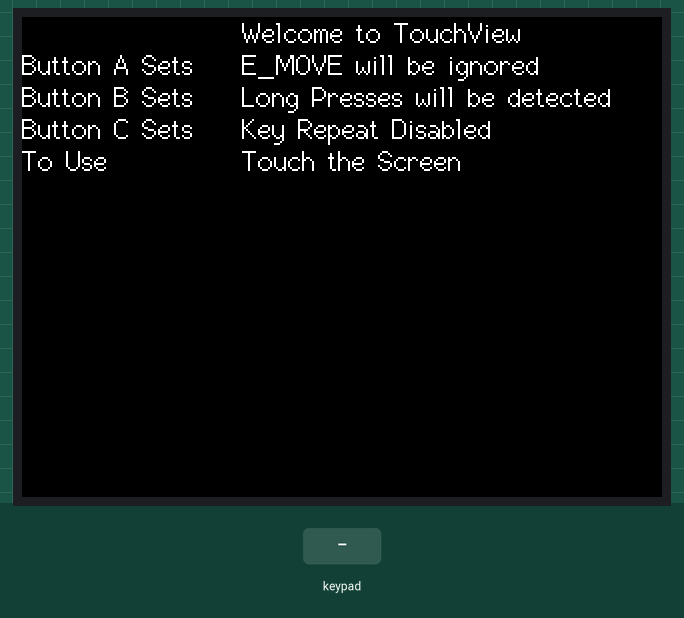
This program was run on a simulated ESP32. On the bench: 320×240 colour display. Inputs (shaded band) come from the test bench. What the program prints to the serial monitor is not drawn.

Above: at 2.7 s.
2.8 s: key 'A' pressed
At 3.3 s:
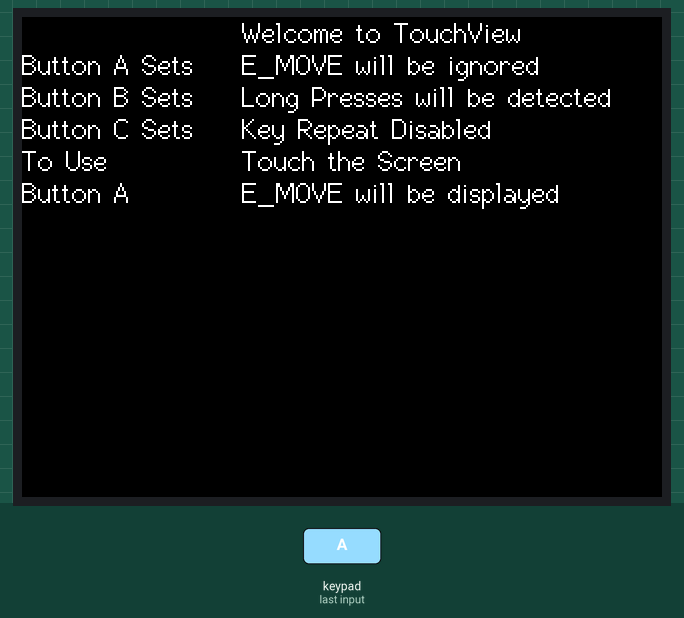
4.3 s: key 'C' pressed
At 5.0 s:
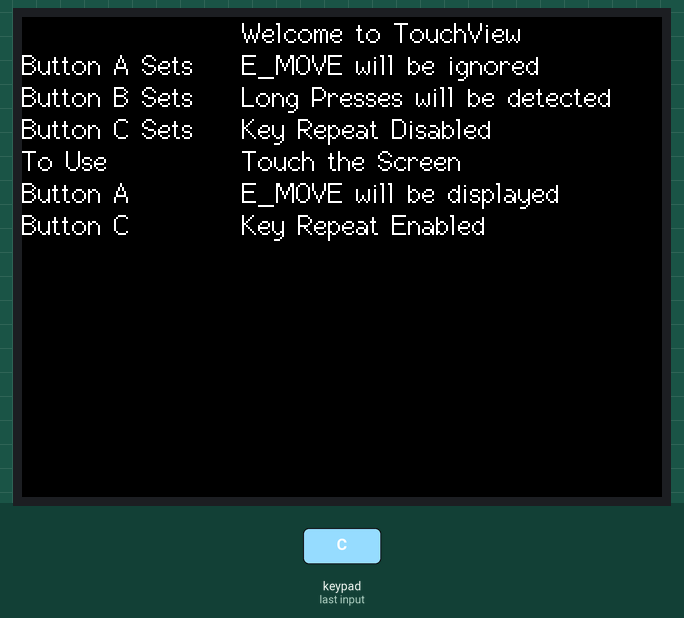
5.9 s: key 'B' pressed
At 6.8 s:
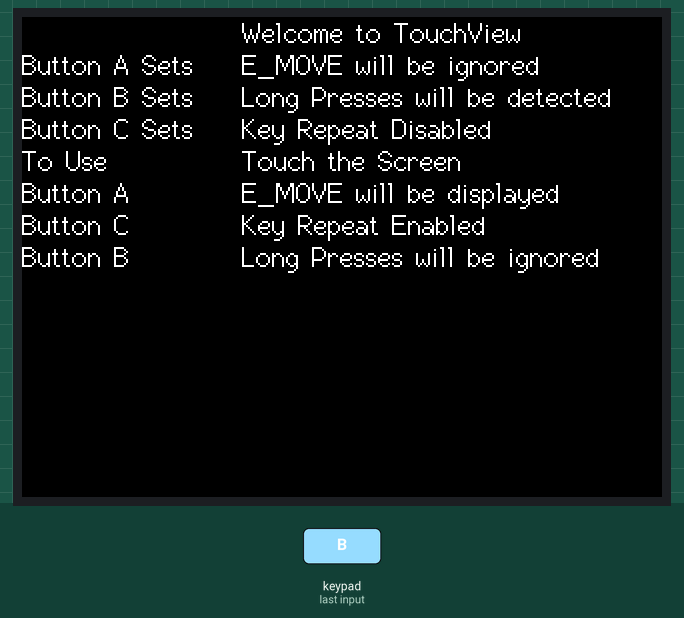
7.5 s: key 'A' pressed
At 8.6 s:
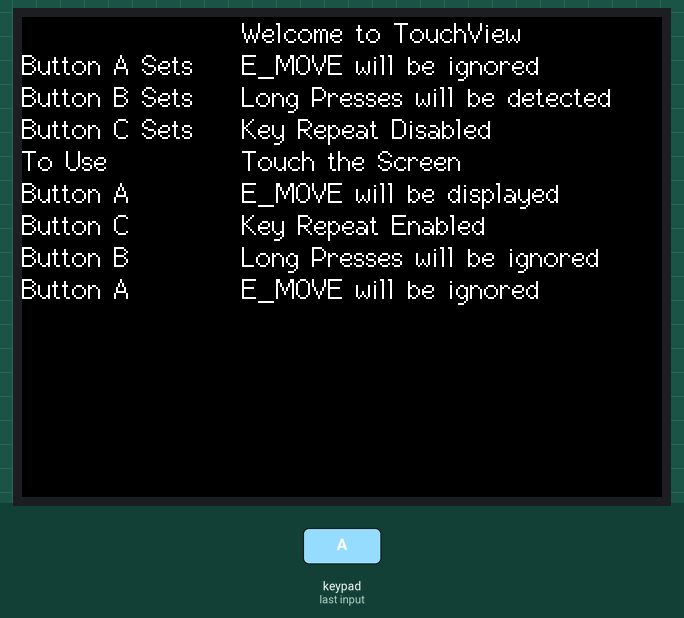
Timing chart, 0 to 10.1 s (numbered marks = the images above; inputs shaded):
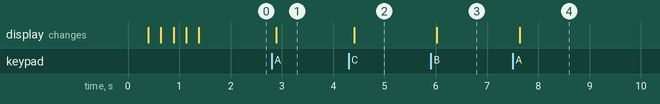

The program:

main.cpp
```cpp
#include <Arduino.h>

#include <M5Core2.h>

// Display all the touch event on the M5Core2 screen.
// Press the A button to turn on/off E_MOVE event detection
// Press the B button to turn on/off long press (500mS) detection
// Press the C button to turn on/off key repeat (200mS)


TFT_eSprite disp(&M5.Lcd);
bool first_scroll = true;
bool show_move    = false;
bool long_press   = true;
bool key_repeat   = false;

// Defines gestures
Gesture swipeRight("Swipe Right", 80, DIR_RIGHT, 30, true);
Gesture swipeDown( "Swipe Down",  60, DIR_DOWN,  30, true);
Gesture swipeLeft( "Swipe Left",  80, DIR_LEFT,  30, true);
Gesture swipeUp(   "Swipe Up",    60, DIR_UP,    30, true);


// Use a scrollable sprite for output. Looks nice!
//
void setup_disp() {
  disp.createSprite(320, 240);
  disp.setScrollRect(0, 0, 320, 240);
  disp.fillSprite(BLACK);
  disp.setTextFont(2);
  disp.setTextSize(1);
  disp.setTextColor(WHITE, BLACK);
  disp.setCursor(0, 0);
  disp.pushSprite(0, 0);
}


// Lazy output routine. Just enough to do the job.
// str should fit on the screen (320 pixels) and not contain a \n
//
void output_info(const char* name, const char* info) {
  Serial.printf("%-15s: %s\n", name, info);
  if(disp.getCursorY() >= 220) {
    disp.scroll(0, first_scroll ? -3 : -16);
    first_scroll = false;
  }
  disp.printf("%s", name);
  disp.setCursor(110, disp.getCursorY());
  disp.printf("%s\n", info);
  if(disp.getCursorY() >= 220) {
    disp.setCursor(0, 220);
  }
  disp.pushSprite(0, 0);
}


// Let the user know what to do
//
void splash_screen() {
  output_info("",               "Welcome to TouchView");
  output_info("Button A Sets", (show_move)  ? "E_MOVE will be displayed"      : "E_MOVE will be ignored");
  output_info("Button B Sets", (long_press) ? "Long Presses will be detected" : "Long Presses will be ignored");
  output_info("Button C Sets", (key_repeat) ? "Key Repeat Enabled"            : "Key Repeat Disabled");
  output_info("To Use",        "Touch the Screen");
}


void eventHandler(Event& e) {
  char buffer[32];
  sprintf(buffer, "%3d,%3d/%3d,%3d %3d %3d %3d", e.from.x, e.from.y, e.to.x, e.to.y, e.distance(), e.direction(), e.duration);
  output_info(e.typeName(), buffer);
}

void gestureHandler(Event& e) {
  output_info(e.typeName(), e.gesture->getName());
}


// Remove/replace event handlers, since list of evetns could change.
//
void setup_events() {
  M5.background.delHandlers();
  uint16_t events              = (show_move)  ? E_ALL : (E_ALL - E_MOVE); // Show all events, or everything but E_MOVE? Controlled with A button.
  M5.background.longPressTime  = (long_press) ? 500   : 0;                // Detect long presses (500mS) or not? Controlled with B button.
  M5.background.repeatDelay    = (key_repeat) ? 200   : 0;                // Repeat press events every 200mS or not? Controlled with the C button.
  M5.background.addHandler(eventHandler, events);
}


// Gestues only need to be set up once. I'll protect against multiple initializations.
//
void setupGestures() {
  static bool done = false;
  if(!done) {
    done = true;
    swipeRight.addHandler(gestureHandler, E_GESTURE);
    swipeLeft.addHandler(gestureHandler, E_GESTURE);
    swipeUp.addHandler(gestureHandler, E_GESTURE);
    swipeDown.addHandler(gestureHandler, E_GESTURE);
  }
}


void setup() {
  M5.begin();
  setup_disp();
  splash_screen();
  setup_events();
  setupGestures();
}


void loop() {
  M5.update();
  if(M5.BtnA.wasPressed()) {
    show_move = !show_move;
    output_info("Button A", (show_move) ? "E_MOVE will be displayed" : "E_MOVE will be ignored");
    setup_events();
  }

  if(M5.BtnB.wasPressed()) {
    long_press = !long_press;
    output_info("Button B", (long_press) ? "Long Presses will be detected" : "Long Presses will be ignored");
    setup_events();
  }

  if(M5.BtnC.wasPressed()) {
    key_repeat = !key_repeat;
    output_info("Button C", (key_repeat) ? "Key Repeat Enabled" : "Key Repeat Disabled");
    setup_events();
  }
}
```

Measured:
- after the input at 2.8 s, the display: changes after 0.09 s (image 1)
- after the input at 4.3 s, the display: changes after 0.11 s (image 2)
- after the input at 5.9 s, the display: changes after 0.12 s (image 3)
- after the input at 7.5 s, the display: changes after 0.14 s (image 4)
